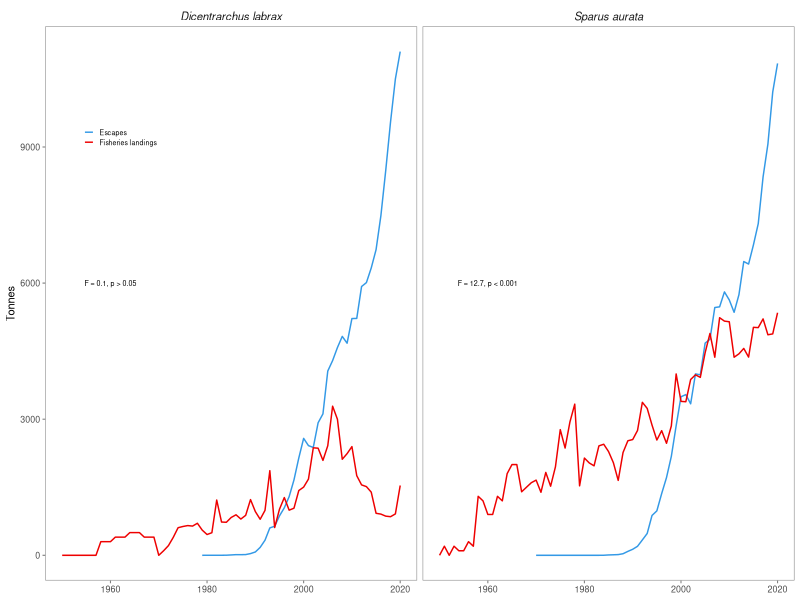
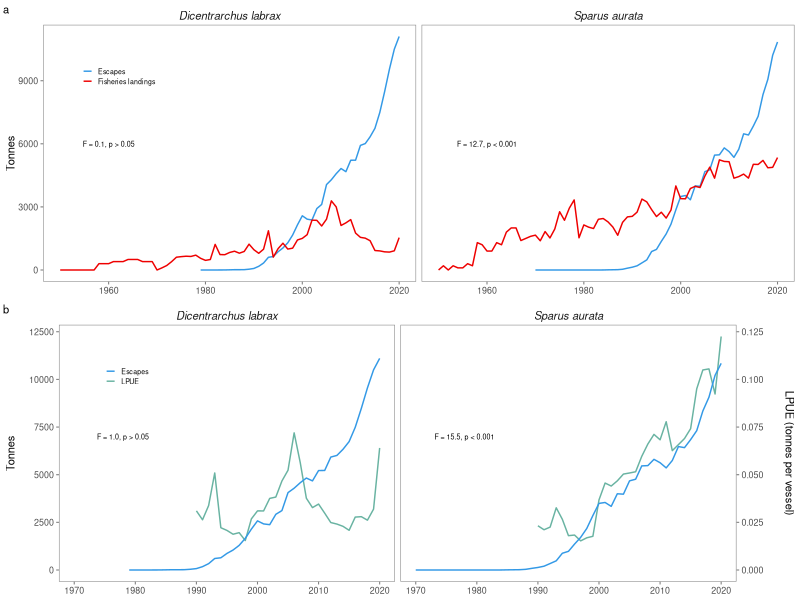

These charts were generated, in order, by the following R code: (Note: this script raises an error after producing the figures.)
library(tidyverse)
library(ggpubr)
rm(list = ls())

# read landing and escapes data-----------
d <- bind_rows("Fisheries landings" = read_csv('data/landings.csv'), "Escapes" = read_csv('data/escapes.csv'), .id = "Type")


# Plot escapes vs landings------
ann_t <-
  tibble(
    Species = c("Sparus aurata", "Dicentrarchus labrax"),
    Year = c(1960, 1960),
    Tonnes = c(6e3, 6e3),
    lab = c("F = 12.7, p < 0.001", "F = 0.1, p > 0.05")
  )

esc_fish_plot <- 
  ggplot(d, aes(Year, Tonnes)) +
  geom_line(aes(color = Type)) +
  geom_text(data = ann_t, aes(Year, Tonnes, label = lab), size = 1.8) +
  facet_wrap(~Species, scales = 'fixed', nrow = 1) +
  theme_bw(base_size = 8) +
  theme(legend.position = c(.1,.8),
        strip.text = element_text(face = 'italic', size = 8),
        legend.key.size = unit(0.5, 'lines'),
        legend.text=element_text(size= 5),
        panel.grid.major =element_blank(),
        panel.grid.minor = element_blank(),
        strip.background = element_blank(),
        panel.border = element_rect(color = "gray50"),
        axis.ticks = element_line(color = "gray50")) +
  scale_color_manual(values = c( rgb(0.2, 0.6, 0.9, 1), 'red2'), name = NULL) +
  labs(x = NULL)

esc_fish_plot

# read LPUE and escapes data-----------
dd <- bind_rows("LPUE" = read_csv('data/lpue_data.csv'), "Escapes" = read_csv('data/escapes.csv'), .id = "Type") %>% 
  drop_na()


## Plot with double axis-------
colors <- c("Escapes" = rgb(0.2, 0.6, 0.9, 1), "LPUE" = "#69b3a2")

ann_text <-
  tibble(
    Species = c("Sparus aurata", "Dicentrarchus labrax"),
    Year = c(1978, 1978),
    Tonnes = c(7e3, 7e3),
    lab = c("F = 15.5, p < 0.001", "F = 1.0, p > 0.05")
  )

esc_lpue_plot <- 
  dd %>%
  pivot_wider(names_from = Type, values_from = Tonnes) %>%
  ggplot() +
  geom_line(aes(Year, LPUE * 1e5, color = "LPUE")) +
  geom_line(aes(Year, Escapes, color = "Escapes")) +
  geom_text(data = ann_text, aes(Year, Tonnes, label = lab), size = 1.8) +
  scale_y_continuous(name = "Tonnes",
                     sec.axis = sec_axis( ~ . / 1e5, name = "LPUE (tonnes per vessel)")) +
  facet_wrap( ~ Species, nrow = 1) +
  labs(x = NULL, y = "Tonnes") +
  theme_bw(base_size = 8) +
  theme(strip.text = element_text(face = 'italic', size = 8),
        axis.title.y = element_text(margin = margin(t = 0, r = 10, b = 0, l = 0)),
        axis.title.y.right = element_text(margin = margin(t = 0, r = 0, b = 0, l = 15), size = 8),
        legend.position = c(.1, .8),
        legend.key.size = unit(0.5, 'lines'),
        legend.text=element_text(size= 5),
        panel.grid.major =element_blank(),
        panel.grid.minor = element_blank(),
        strip.background = element_blank(),
        panel.border = element_rect(color = "gray50"),
        axis.ticks = element_line(color = "gray50")) +
  scale_color_manual(values = colors, name = NULL) 
  


figure_2 <-
  ggarrange(esc_fish_plot,
            esc_lpue_plot,
            nrow = 2,
            labels = 'auto', font.label = list(size = 8, face = "plain"))


figure_2

ggsave(plot =figure_2,
       filename = 'figures/figure_2_timeseries.png',
       device = 'png',
       width = 7,
       height = 6,
       bg = 'white')

ggsave(plot =figure_2,
       filename = 'figures/figure_2_timeseries.pdf',
       device = 'pdf',
       units = "mm",
       width = 160,
       height = 75,
       dpi = 900)
